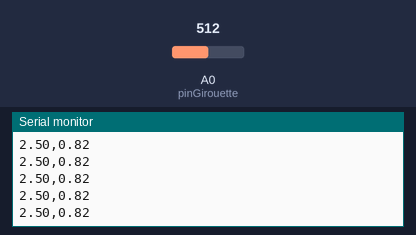
Bench run of a sketch on a simulated Arduino Uno, built with avr-gcc and run on an emulated ATmega328P. On the bench: the last lines printed to the serial monitor. Inputs (shaded band) come from the test bench; at power-on: A0 (pinGirouette) = 512.

Above: at 1.2 s.
1.3 s: A0 (pinGirouette) set to 716
At 1.9 s:
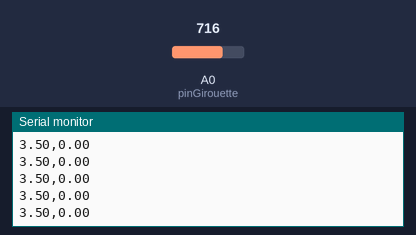
2.8 s: A0 (pinGirouette) set to 900
At 3.9 s:
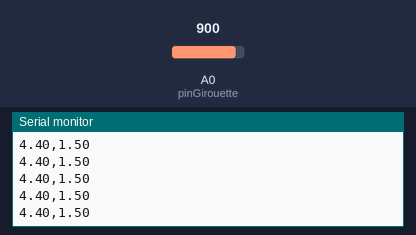
Timing chart, 0 to 5.8 s (numbered marks = the images above; inputs shaded):
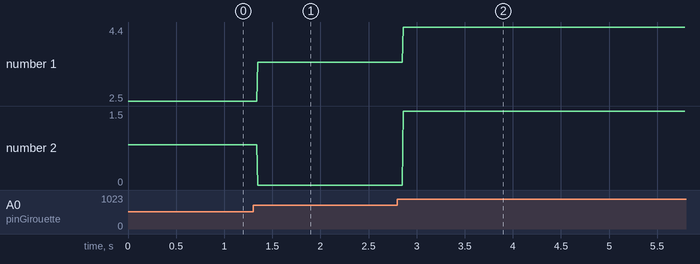

Measured:
- after the input at 1.3 s, the serial monitor: prints a new line after 0.05 s (image 1)
- after the input at 2.8 s, the serial monitor: prints a new line after 0.06 s (image 2)
- plotted number 1: 2.5 → 3.5 after the input at 1.3 s, 3.5 → 4.4 after the input at 2.8 s
- plotted number 2: 0.82 → 0 after the input at 1.3 s, 0 → 1 after the input at 2.8 s

The sketch:

girouette_direction_indication.ino
```cpp
const int pinGirouette = A0;

void setup() {
Serial.begin(9600);
//pinMode(7, INPUT);
}

void loop() {

Serial.print(getGirouetteValue());
Serial.print(",");
Serial.println(getDirectionVent()/180.0);
delay(10);


}

float getGirouetteValue(){
  return analogRead(pinGirouette)*(5.0/1023.0);
}

float getDirectionVent(){
  float valeur = analogRead(pinGirouette)*(5.0/1023.0);
  if(valeur<=0.32)
    return 112.5;
  else if(valeur <= 0.41)
    return 67.5;
  else if(valeur <= 0.45)
    return 90.0;
  else if(valeur <= 0.62)
    return 157.5;
  else if(valeur <= 0.90)
    return 135.0;
  else if(valeur <= 1.19)
    return 202.5;
  else if(valeur <= 1.40)
    return 180.0;
  else if(valeur <= 1.98)
    return 22.5;
  else if(valeur <= 2.25)
    return 45.0;
  else if(valeur <= 2.93)
    return 147.5;
  else if(valeur <= 3.08)
    return 225.0;
  else if(valeur <= 3.43)
    return 137.5;
  else if(valeur <= 3.84)
    return 0.0;
  else if(valeur <= 4.04)
    return 292.5;
  else if(valeur <= 4.62)
    return 270.0;
  else if(valeur <= 4.78)
    return 315.0;
}
```
